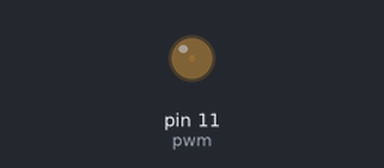
This sketch was run on a simulated Arduino Uno, built with avr-gcc and run on an emulated ATmega328P. Shown: output pins drawn as LEDs (lit = HIGH).

Above: at 0.1 s.
At 14.65 s:
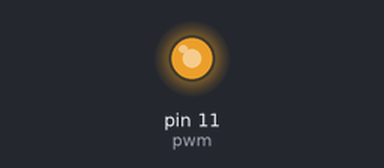
At 21.85 s:
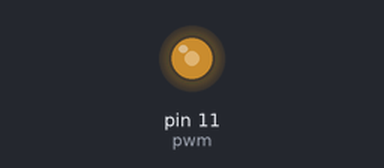
At 29.15 s:
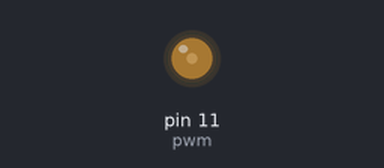
Timing chart, 0 to 37.2 s (numbered marks = the images above):
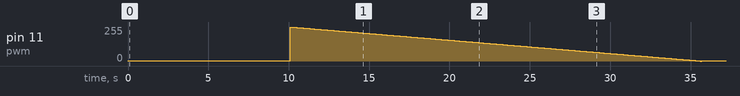

Measured:
- by itself, pin 11 (pwm): 0/255 → 1/255 at 0.00 s, → 255/255 10.1 s later, → 254/255 0.10 s later, → 253/255 0.10 s later, … (258 changes in this stretch)

The sketch:

LED_Dimming.ino
```cpp
int pwm=11;

void setup ()
{
  pinMode (pwm, OUTPUT);
}

void loop()
{
for(int i=0; i<=100; i++)
{
  analogWrite (pwm,1);
  delay(100);
}

for (int i=255; i>=0; i--)
{
  analogWrite(pwm,i);
  delay(100);
}
}
```
